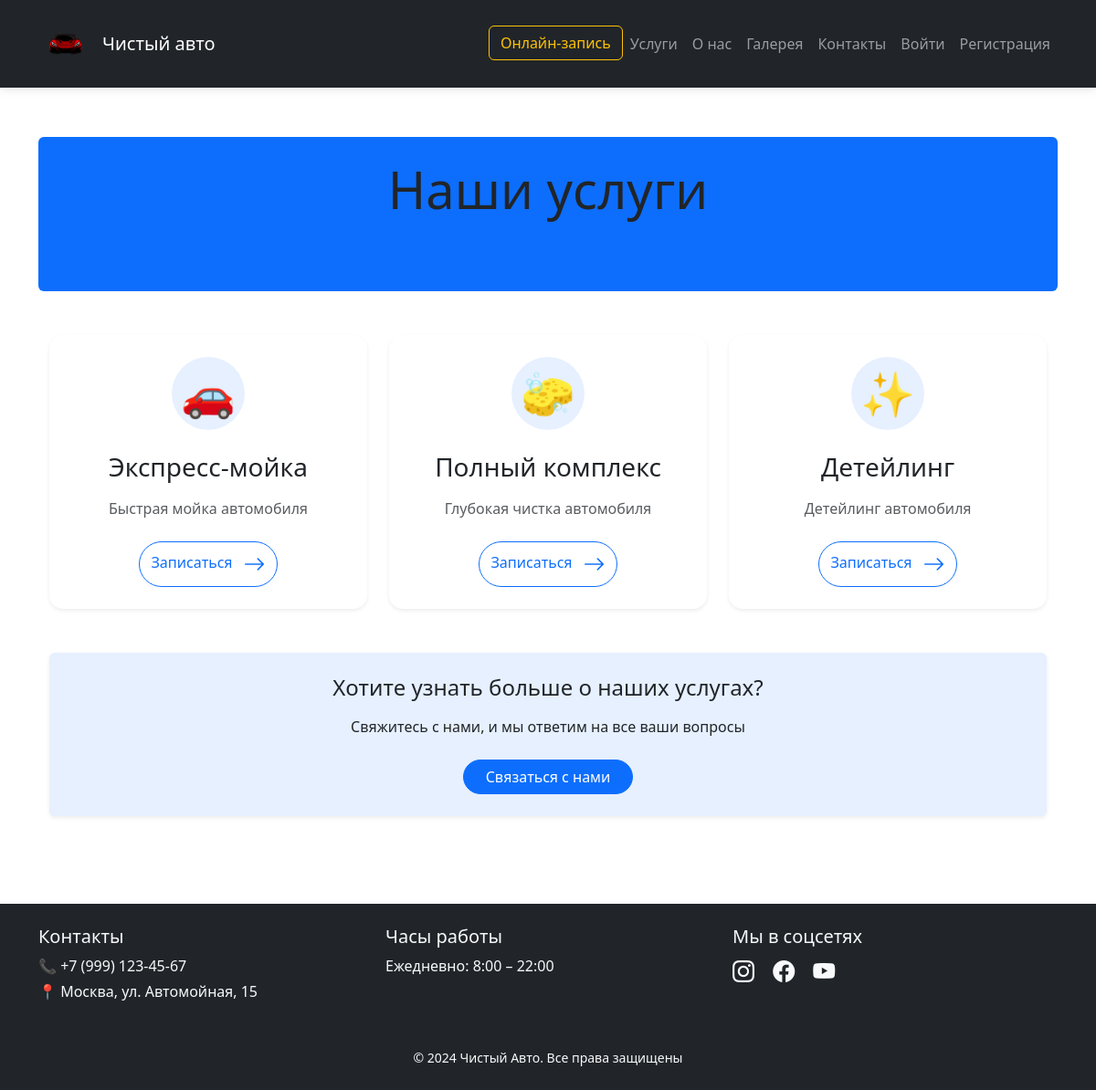
Page /services/ on the committed database.
### carwash/models.py (models this page shows, shortened)
class SiteSettings(models.Model):
    logo = models.ImageField(upload_to='logo/', verbose_name="Логотип")
    company_name = models.CharField(max_length=100, verbose_name="Название компании")
    class Meta:
        verbose_name = "Настройки сайта"
        verbose_name_plural = "Настройки сайта"

class Service(models.Model):
    name = models.CharField(max_length=100)
    description = models.TextField()
    icon = models.CharField(max_length=10)  # Сохраняем emoji
    class Meta:
        verbose_name = "Услуги"
        verbose_name_plural = "Услуги"

### carwash/views.py (the view)
# urls.py: path('services/', views.services_page, name='services'),
def services_page(request):
    services = Service.objects.all()
    return render(request, 'carwash/services.html', {'services': services})

### carwash/views.py (called while the page is built)
def base_context(request):
    site_settings = SiteSettings.objects.first()
    return {'site_settings': site_settings}

### carwash/templates/carwash/services.html
{% extends 'carwash/base.html' %}
{% block content %}
<section class="services py-5">
    <div class="container">
        <div class="row mb-5">
            <div class="col-12 text-center position-relative">
                <div class="bg-primary opacity-10 position-absolute top-0 start-0 w-100 h-100 rounded"></div>
                <h2 class="display-4 py-4 position-relative">Наши услуги</h2>
                <p class="lead text-muted">Профессиональный уход за вашим автомобилем</p>
            </div>
        </div>
        <div class="row g-4">
            {% for service in services %}
            <div class="col-md-4">
                <div class="service-card card h-100 border-0 shadow-sm hover-card">
                    <div class="card-body p-4">
                        <div class="service-icon text-center mb-4">
                            <div class="icon-circle bg-primary bg-opacity-10 mx-auto">
                                <span class="display-5 text-primary">{{ service.icon }}</span>
                            </div>
                        </div>
                        <h3 class="card-title text-center mb-3">{{ service.name }}</h3>
                        <p class="card-text text-muted text-center">{{ service.description }}</p>
                        <div class="text-center mt-4">
                            <a href="{% url 'home' %}" class="btn btn-outline-primary rounded-pill">
                                Записаться
                                <i class="bi bi-arrow-right ms-2"></i>
                            </a>
                        </div>
                    </div>
                </div>
            </div>
            {% endfor %}
        </div>
        <div class="row mt-5">
            <div class="col-12">
                <div class="card border-0 bg-primary bg-opacity-10 shadow-sm">
                    <div class="card-body p-4 text-center">
                        <h4 class="mb-3">Хотите узнать больше о наших услугах?</h4>
                        <p class="mb-4">Свяжитесь с нами, и мы ответим на все ваши вопросы</p>
                        <a href="{% url 'contacts' %}" class="btn btn-primary rounded-pill px-4">
                            Связаться с нами
                        </a>
                    </div>
                </div>
            </div>
        </div>
    </div>
</section>
{% endblock %}

### carwash/templates/carwash/base.html (shortened to what this page needs)
<!DOCTYPE html>
{% load static %}
<html lang="ru">
<head>
    <link rel="stylesheet" href="https://unpkg.com/swiper/swiper-bundle.min.css">
    <link href="https://cdn.jsdelivr.net/npm/bootstrap@5.3.0/dist/css/bootstrap.min.css" rel="stylesheet">
    <link rel="stylesheet" href="{% static 'css/styles.css' %}">
    <link rel="stylesheet" href="https://cdn.jsdelivr.net/npm/bootstrap-icons@1.11.0/font/bootstrap-icons.css">
</head>
<body>
    <nav class="navbar navbar-expand-lg navbar-dark bg-dark fixed-top">
        <div class="container">
            <a class="navbar-brand" href="/">
                <img src="{{ site_settings.logo.url }}" alt="Логотип" width="60" class="d-inline-block align-text-top">
                <span>{{ site_settings.company_name }}</span>
            </a>
            <div class="collapse navbar-collapse" id="navbarNav">
                <ul class="navbar-nav ms-auto">
                    <li class="nav-item">
                        <a class="btn btn-outline-warning ms-2" href="{% url 'home' %}#booking">Онлайн-запись</a>
                    </li>
                    <li class="nav-item">
                        <a class="nav-link" href="{% url 'services' %}">Услуги</a>
                    </li>
                    <li class="nav-item">
                        <a class="nav-link" href="{% url 'about' %}">О нас</a>
                    </li>
                    <li class="nav-item">
                        <a class="nav-link" href="{% url 'gallery' %}">Галерея</a>
                    </li>
                    <li class="nav-item">
                        <a class="nav-link" href="{% url 'contacts' %}">Контакты</a>
                    </li>
                    {% if user.is_authenticated %}
    <li class="nav-item dropdown">
        <a class="nav-link dropdown-toggle" href="#" role="button" data-bs-toggle="dropdown">
            {{ user.username }}
        </a>
        <ul class="dropdown-menu">
            <li><a class="dropdown-item" href="{% url 'profile' %}">Профиль</a></li>
            <li><hr class="dropdown-divider"></li>
            <li><a class="dropdown-item" href="{% url 'logout' %}">Выйти</a></li>
        </ul>
    </li>
    {% else %}
    <li class="nav-item">
        <a class="nav-link" href="{% url 'login' %}">Войти</a>
    </li>
    <li class="nav-item">
        <a class="nav-link" href="{% url 'register' %}">Регистрация</a>
    </li>
    {% endif %}
                </ul>
            </div>
        </div>
    </nav>
    <main class="container mt-5 pt-4">
        {% block content %}{% endblock %}
    </main>
    <footer class="bg-dark text-light py-4 mt-5">
        <div class="container">
            <div class="row">
                <div class="col-md-4 mb-3">
                    <h5>Контакты</h5>
                    <p class="mb-1">📞 +7 (999) 123-45-67</p>
                    <p>📍 Москва, ул. Автомойная, 15</p>
                </div>
                <div class="col-md-4 mb-3">
                    <h5>Часы работы</h5>
                    <p>Ежедневно: 8:00 – 22:00</p>
                </div>
                <div class="col-md-4">
                    <h5>Мы в соцсетях</h5>
                    <a href="#" class="text-light me-3"><i class="bi bi-instagram"></i></a>
                    <a href="#" class="text-light me-3"><i class="bi bi-facebook"></i></a>
                    <a href="#" class="text-light"><i class="bi bi-youtube"></i></a>
                </div>
            </div>
            <div class="text-center mt-3">
                <small>© 2024 Чистый Авто. Все права защищены</small>
            </div>
        </div>
    </footer>
    <link rel="stylesheet" href="https://cdn.jsdelivr.net/npm/bootstrap-icons@1.11.0/font/bootstrap-icons.css">
</body>
</html>

### static/css/styles.css (style rules this page uses)
.card { transition: transform 0.3s; }
.navbar { padding: 0.8rem 0; box-shadow: 0 2px 10px rgba(0, 0, 0, 0.1); }
.navbar-brand img { margin-right: 10px; }
.nav-link { font-weight: 500; transition: all 0.3s ease; }
body { padding-top: 30px; }
.bi { font-size: 1.5rem; vertical-align: middle; transition: color 0.3s; }
.navbar-brand { display: flex; align-items: center; }
.navbar-brand img { margin-right: 10px; height: auto; }
.navbar-brand span { font-size: 1.25rem; font-weight: 500; color: #fff; }
html { scroll-behavior: smooth; }
.hover-card { transition: transform 0.3s ease, box-shadow 0.3s ease; }
.icon-circle { width: 80px; height: 80px; border-radius: 50%; display: flex; align-items: center; justify-content: center; transition: transform 0.3s ease; }
.service-card { overflow: hidden; border-radius: 15px; }
.rounded-pill { transition: all 0.3s ease; }
.card { transition: all 0.3s ease; }

### rows in the picture
SiteSettings: logo (picture), company_name "Чистый авто"
Service: icon "🚗", name "Экспресс-мойка", description "Быстрая мойка автомобиля"
Service: icon "🧽", name "Полный комплекс", description "Глубокая чистка автомобиля"
Service: icon "✨", name "Детейлинг", description "Детейлинг автомобиля"
